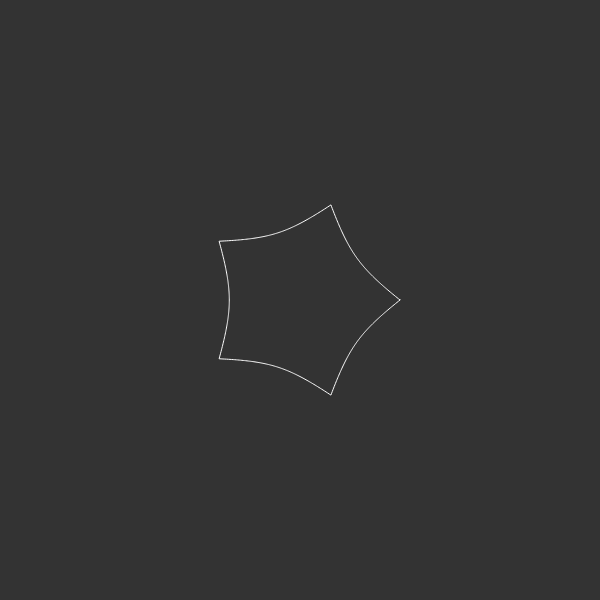
Frame 1 (no input)
Frame 60 (no input): identical to frame 1, image omitted
Frame 120 (the mouse pressed at the canvas centre since frame 60): identical to frame 1, image omitted

The p5.js sketch that drew this single still picture (run headless with seeded random() and noise() and a simulated clock; from frame 60 on, the mouse is pressed at the canvas centre):

// p5.js sketch
// ── sketch.js
let n1 = 1
let n2 = 1
let n3 = 1
let m = 5
let a = 1
let b = 1
let slider

function setup() {
    createCanvas(600, 600)
    slider = createSlider(0, 10, 5, 1)
}

function supershape(theta) {
    let part1 = (1 / a) * cos((theta * m) / 4)
    part1 = abs(part1)
    part1 = pow(part1, n2)

    let part2 = (1 / b) * sin((theta * m) / 4)
    part2 = abs(part2)
    part2 = pow(part2, n3)

    let part3 = n1 * pow(part1 + part2, 1 / n1)

    if (part3 === 0) return 0

    return 1 / part3
}

function draw() {
    m = slider.value()
    background(51)
    translate(width / 2, height / 2)

    stroke(255)
    noFill()

    let radius = 100

    let total = 500

    let increment = TWO_PI / total

    beginShape()
    for (let angle = 0; angle < TWO_PI; angle += increment) {
        let r = supershape(angle)
        let x = radius * r * cos(angle)
        let y = radius * r * sin(angle)
        vertex(x, y)
    }
    endShape(CLOSE)
}
